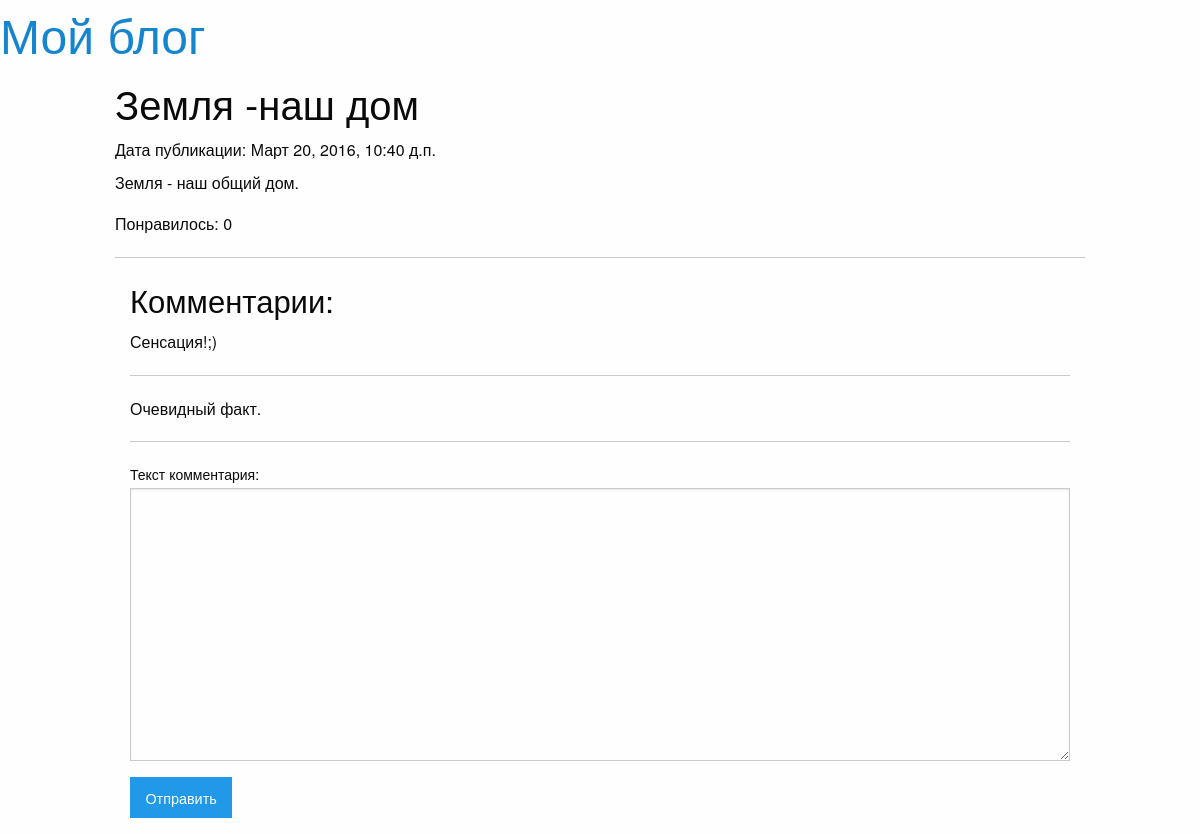
The app's page /articles/get/2/, older data.
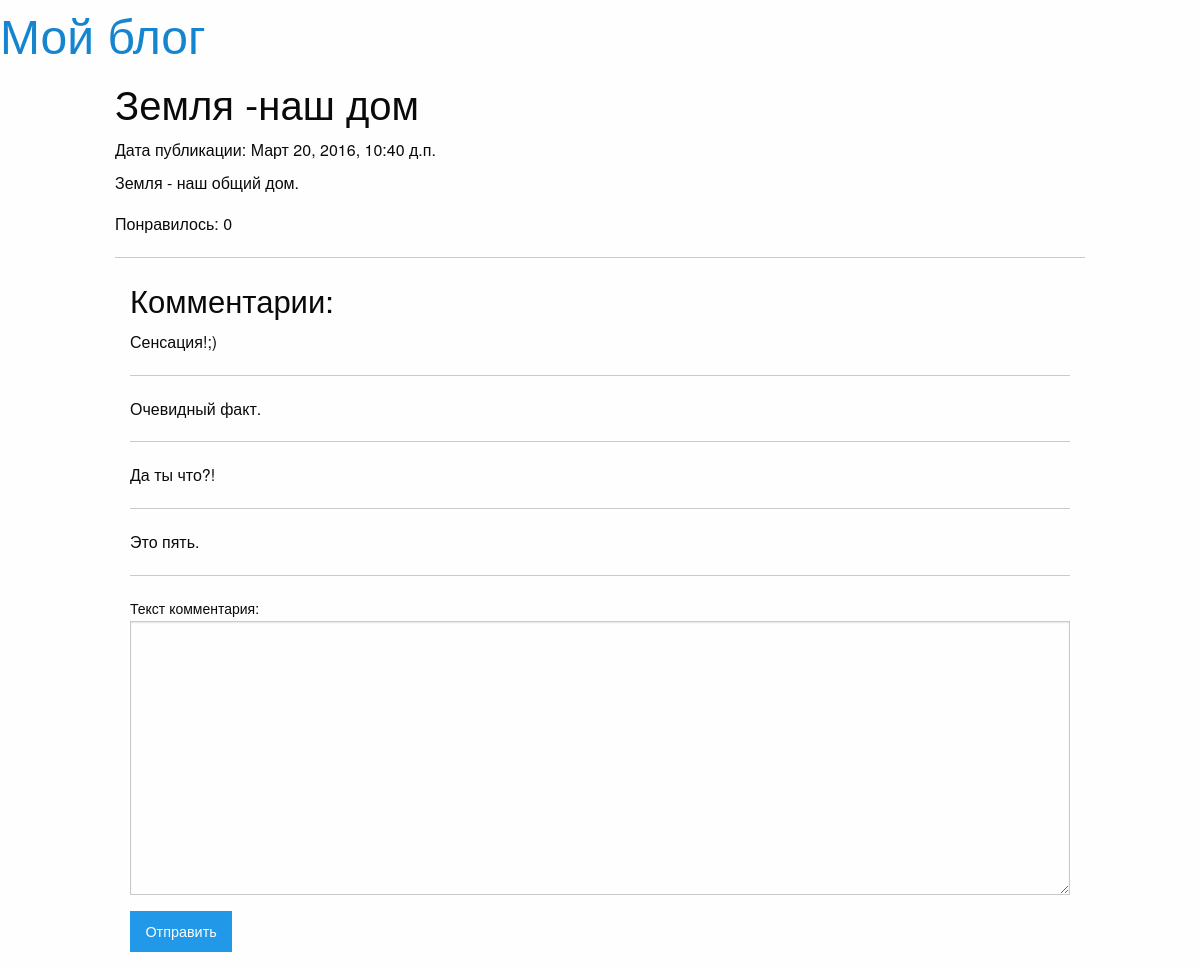
The same page, newer data.
### article/models.py (models this page shows)
class Comment(models.Model):
    text = models.TextField(verbose_name='Текст комментария')
    article = models.ForeignKey(Article)
    class Meta:
        db_table = 'comments'
        verbose_name = "Комментарий"
        verbose_name_plural = "Комментарии"

### article/views.py (the view)
# urls.py: url(r'^articles/get/(?P<id>\d+)/', views.article),
def article(request, id=1):
    article = get_object_or_404(Article, id=id)
    return render(request, 'article.html',
        {'article': article,
         'comments': article.comment_set.all(),
         'form': CommentForm(),
        })

### article/forms.py
class CommentForm(ModelForm):
    class Meta:
        model = Comment
        fields = ['text']

### article/templates/article.html (shortened to what this page needs)
{% extends 'main.html' %}
{% block article %}
<h2>{{ article.title }}</h2>
<h6>Дата публикации: {{ article.date }}</h6>
<p>{{ article.text }}</p>
<p>Понравилось: {{ article.likes }}</p>
<hr>
<div class="large-offset-1 columns">
<h3>Комментарии:</h3>
{% for comment in comments %}
  <p>{{ comment.text }}</p>
  <hr>
{% endfor %}
<form method="post" action="/articles/addcomment/{{ article.id }}/">
  {{ form.as_p }}
  <button type="submit" class="button">Отправить</button>
</form>
</div>
{% endblock %}

Row changes from the older to the newer data that the page shows:
added Comment: text "Да ты что?!"
added Comment: text "Это пять."
